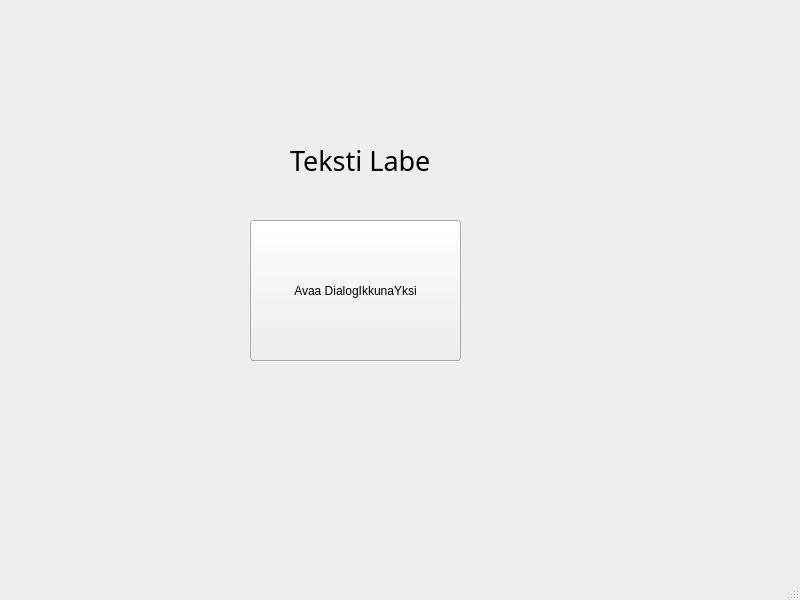
<?xml version="1.0" encoding="UTF-8"?>
<ui version="4.0">
 <class>PaaIkkuna</class>
 <widget class="QMainWindow" name="PaaIkkuna">
  <property name="geometry">
   <rect>
    <x>0</x>
    <y>0</y>
    <width>800</width>
    <height>600</height>
   </rect>
  </property>
  <property name="windowTitle">
   <string>PaaIkkuna</string>
  </property>
  <widget class="QWidget" name="centralwidget">
   <widget class="QLabel" name="label">
    <property name="geometry">
     <rect>
      <x>290</x>
      <y>130</y>
      <width>141</width>
      <height>61</height>
     </rect>
    </property>
    <property name="font">
     <font>
      <family>Bahnschrift</family>
      <pointsize>20</pointsize>
     </font>
    </property>
    <property name="text">
     <string>Teksti Label</string>
    </property>
   </widget>
   <widget class="QPushButton" name="nappiAvaaDialogIkkunaYksi">
    <property name="geometry">
     <rect>
      <x>250</x>
      <y>220</y>
      <width>211</width>
      <height>141</height>
     </rect>
    </property>
    <property name="text">
     <string>Avaa DialogIkkunaYksi</string>
    </property>
   </widget>
  </widget>
  <widget class="QMenuBar" name="menubar">
   <property name="geometry">
    <rect>
     <x>0</x>
     <y>0</y>
     <width>800</width>
     <height>21</height>
    </rect>
   </property>
  </widget>
  <widget class="QStatusBar" name="statusbar"/>
 </widget>
 <resources/>
 <connections/>
</ui>
